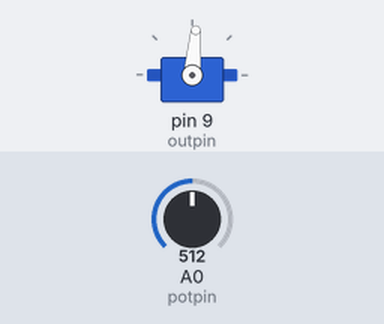
This sketch was run on a simulated Arduino Uno, built with avr-gcc and run on an emulated ATmega328P. On the bench: servo. The inputs (shaded band) are chosen by the test bench; at power-on: A0 (potpin) = 512. What the sketch prints to the serial monitor is not drawn.

Above: at 1.2 s.
1.3 s: A0 (potpin) set to 716
At 2.2 s:
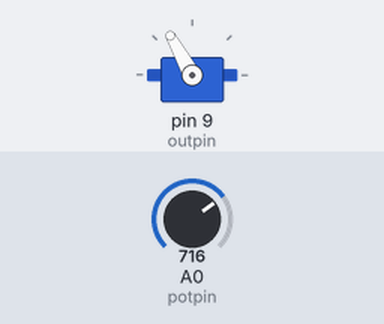
2.8 s: A0 (potpin) set to 900
At 3.5 s:
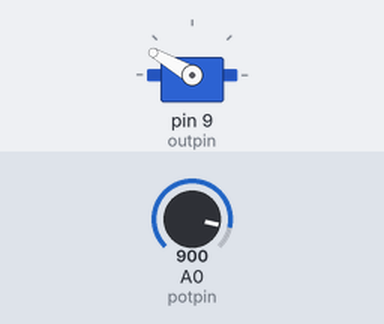
4.3 s: A0 (potpin) set to 1023
At 4.6 s:
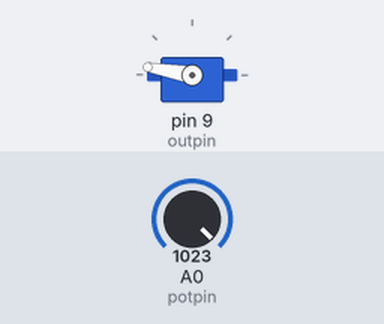
5.8 s: A0 (potpin) set to 306
At 7.0 s:
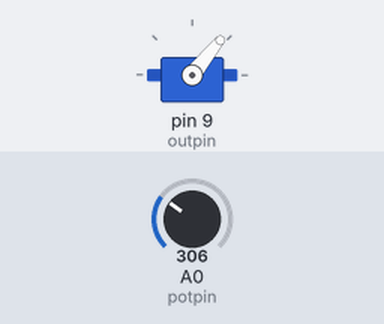
7.3 s: A0 (potpin) set to 122
At 8.0 s:
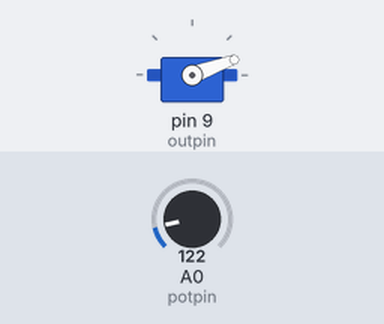
8.8 s: A0 (potpin) set to 511
At 9.1 s:
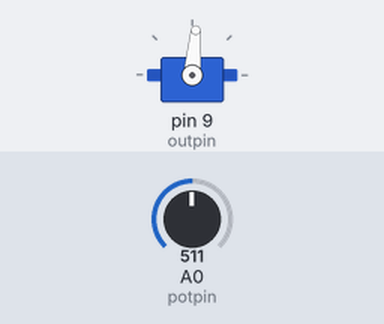
Timing chart, 0 to 11.3 s (numbered marks = the images above; inputs shaded):
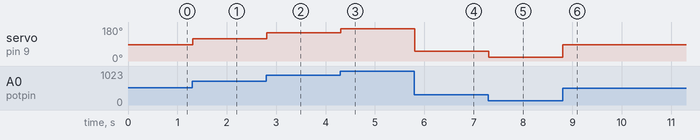

Measured:
- after the input at 1.3 s, servo on pin 9 (outpin): 85° → 119° at once
- after the input at 2.8 s, servo on pin 9 (outpin): 119° → 150° at once
- after the input at 4.3 s, servo on pin 9 (outpin): 150° → 170° at once
- after the input at 5.8 s, servo on pin 9 (outpin): 170° → 51° at once
- after the input at 7.3 s, servo on pin 9 (outpin): 51° → 20° at once
- after the input at 8.8 s, servo on pin 9 (outpin): 20° → 85° at once

The sketch:

_06_lesson_16_Servo.ino
```cpp
#include <Servo.h>
int potpin=A0 ;
int outpin=9 , pos=0 , wait=25 , volue ;
Servo myservo ;


void setup() {

Serial.begin(9600);
myservo.attach(outpin);
pinMode(potpin,INPUT);
}

void loop() {

 // Serial.println("Servo qayerga borishini hohlaysiz gradus ");
 // while (Serial.available()==0){ }
 // pos=Serial.parseInt() ;
 // myservo.write(pos);

 // while ( pos<=180 ) {
 //   pos+=1 ;
  //  myservo.write(pos);
  //  delay(wait);
 // }
 //   while ( pos>=0 ) {
 //   pos-=1 ;
  //  myservo.write(pos);
  //  delay(wait);
 // }

 volue=analogRead(potpin);
 pos=volue/6 ;
 Serial.println(pos);
 myservo.write(pos);

}
```
